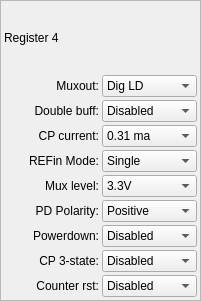
  <widget class="QFrame" name="frame_reg_4">
   <property name="geometry">
    <rect>
     <x>240</x>
     <y>180</y>
     <width>201</width>
     <height>301</height>
    </rect>
   </property>
   <property name="frameShape">
    <enum>QFrame::StyledPanel</enum>
   </property>
   <property name="frameShadow">
    <enum>QFrame::Raised</enum>
   </property>
   <layout class="QGridLayout" name="gridLayout_3">
    <property name="leftMargin">
     <number>3</number>
    </property>
    <property name="topMargin">
     <number>3</number>
    </property>
    <property name="rightMargin">
     <number>3</number>
    </property>
    <property name="bottomMargin">
     <number>3</number>
    </property>
    <property name="spacing">
     <number>3</number>
    </property>
    <item row="0" column="0" colspan="2">
     <widget class="QLabel" name="label_9">
      <property name="text">
       <string>Register 4</string>
      </property>
     </widget>
    </item>
    <item row="1" column="0">
     <widget class="QLabel" name="label_10">
      <property name="text">
       <string>Muxout:</string>
      </property>
      <property name="alignment">
       <set>Qt::AlignRight|Qt::AlignTrailing|Qt::AlignVCenter</set>
      </property>
     </widget>
    </item>
    <item row="1" column="1">
     <widget class="QComboBox" name="r4_muxout">
      <property name="currentIndex">
       <number>6</number>
      </property>
      <item>
       <property name="text">
        <string>3-state</string>
       </property>
      </item>
      <item>
       <property name="text">
        <string>DVdd</string>
       </property>
      </item>
      <item>
       <property name="text">
        <string>SDGnd</string>
       </property>
      </item>
      <item>
       <property name="text">
        <string>R DIV</string>
       </property>
      </item>
      <item>
       <property name="text">
        <string>N DIV</string>
       </property>
      </item>
      <item>
       <property name="text">
        <string>Anlg LD</string>
       </property>
      </item>
      <item>
       <property name="text">
        <string>Dig LD</string>
       </property>
      </item>
      <item>
       <property name="text">
        <string>RSVD</string>
       </property>
      </item>
     </widget>
    </item>
    <item row="2" column="0">
     <widget class="QLabel" name="label_11">
      <property name="text">
       <string>Double buff:</string>
      </property>
      <property name="alignment">
       <set>Qt::AlignRight|Qt::AlignTrailing|Qt::AlignVCenter</set>
      </property>
     </widget>
    </item>
    <item row="2" column="1">
     <widget class="QComboBox" name="r4_double_buf">
      <item>
       <property name="text">
        <string>Disabled</string>
       </property>
      </item>
      <item>
       <property name="text">
        <string>Enabled</string>
       </property>
      </item>
     </widget>
    </item>
    <item row="3" column="0">
     <widget class="QLabel" name="label_12">
      <property name="text">
       <string>CP current:</string>
      </property>
      <property name="alignment">
       <set>Qt::AlignRight|Qt::AlignTrailing|Qt::AlignVCenter</set>
      </property>
     </widget>
    </item>
    <item row="3" column="1">
     <widget class="QComboBox" name="r4_cp_curr">
      <item>
       <property name="text">
        <string>0.31 ma</string>
       </property>
      </item>
      <item>
       <property name="text">
        <string>0.63 ma</string>
       </property>
      </item>
      <item>
       <property name="text">
        <string>0.94 ma</string>
       </property>
      </item>
      <item>
       <property name="text">
        <string>1.25 ma</string>
       </property>
      </item>
      <item>
       <property name="text">
        <string>1.56 ma</string>
       </property>
      </item>
      <item>
       <property name="text">
        <string>1.88 ma</string>
       </property>
      </item>
      <item>
       <property name="text">
        <string>2.19 ma</string>
       </property>
      </item>
      <item>
       <property name="text">
        <string>2.19 ma</string>
       </property>
      </item>
      <item>
       <property name="text">
        <string>2.50 ma</string>
       </property>
      </item>
      <item>
       <property name="text">
        <string>2.81 ma</string>
       </property>
      </item>
      <item>
       <property name="text">
        <string>3.13 ma</string>
       </property>
      </item>
      <item>
       <property name="text">
        <string>3.44 ma</string>
       </property>
      </item>
      <item>
       <property name="text">
        <string>3.75 ma</string>
       </property>
      </item>
      <item>
       <property name="text">
        <string>4.06 ma</string>
       </property>
      </item>
      <item>
       <property name="text">
        <string>4.38 ma</string>
       </property>
      </item>
      <item>
       <property name="text">
        <string>4.69 ma</string>
       </property>
      </item>
      <item>
       <property name="text">
        <string>5.00 ma</string>
       </property>
      </item>
     </widget>
    </item>
    <item row="4" column="0">
     <widget class="QLabel" name="label_13">
      <property name="text">
       <string>REFin Mode:</string>
      </property>
      <property name="alignment">
       <set>Qt::AlignRight|Qt::AlignTrailing|Qt::AlignVCenter</set>
      </property>
     </widget>
    </item>
    <item row="4" column="1">
     <widget class="QComboBox" name="r4_refin">
      <item>
       <property name="text">
        <string>Single</string>
       </property>
      </item>
      <item>
       <property name="text">
        <string>Diff</string>
       </property>
      </item>
     </widget>
    </item>
    <item row="5" column="0">
     <widget class="QLabel" name="label_14">
      <property name="text">
       <string>Mux level:</string>
      </property>
      <property name="alignment">
       <set>Qt::AlignRight|Qt::AlignTrailing|Qt::AlignVCenter</set>
      </property>
     </widget>
    </item>
    <item row="5" column="1">
     <widget class="QComboBox" name="r4_mux_lvl">
      <property name="currentIndex">
       <number>1</number>
      </property>
      <item>
       <property name="text">
        <string>1.8V</string>
       </property>
      </item>
      <item>
       <property name="text">
        <string>3.3V</string>
       </property>
      </item>
     </widget>
    </item>
    <item row="6" column="0">
     <widget class="QLabel" name="label_15">
      <property name="text">
       <string>PD Polarity:</string>
      </property>
      <property name="alignment">
       <set>Qt::AlignRight|Qt::AlignTrailing|Qt::AlignVCenter</set>
      </property>
     </widget>
    </item>
    <item row="6" column="1">
     <widget class="QComboBox" name="r4_pd_pol">
      <property name="currentIndex">
       <number>1</number>
      </property>
      <item>
       <property name="text">
        <string>Negative</string>
       </property>
      </item>
      <item>
       <property name="text">
        <string>Positive</string>
       </property>
      </item>
     </widget>
    </item>
    <item row="7" column="0">
     <widget class="QLabel" name="label_16">
      <property name="text">
       <string>Powerdown:</string>
      </property>
      <property name="alignment">
       <set>Qt::AlignRight|Qt::AlignTrailing|Qt::AlignVCenter</set>
      </property>
     </widget>
    </item>
    <item row="7" column="1">
     <widget class="QComboBox" name="r4_powerdown">
      <item>
       <property name="text">
        <string>Disabled</string>
       </property>
      </item>
      <item>
       <property name="text">
        <string>Enabled</string>
       </property>
      </item>
     </widget>
    </item>
    <item row="8" column="0">
     <widget class="QLabel" name="label_17">
      <property name="text">
       <string>CP 3-state:</string>
      </property>
      <property name="alignment">
       <set>Qt::AlignRight|Qt::AlignTrailing|Qt::AlignVCenter</set>
      </property>
     </widget>
    </item>
    <item row="8" column="1">
     <widget class="QComboBox" name="r4_cp_state">
      <item>
       <property name="text">
        <string>Disabled</string>
       </property>
      </item>
      <item>
       <property name="text">
        <string>Enabled</string>
       </property>
      </item>
     </widget>
    </item>
    <item row="9" column="0">
     <widget class="QLabel" name="label_18">
      <property name="text">
       <string>Counter rst:</string>
      </property>
      <property name="alignment">
       <set>Qt::AlignRight|Qt::AlignTrailing|Qt::AlignVCenter</set>
      </property>
     </widget>
    </item>
    <item row="9" column="1">
     <widget class="QComboBox" name="r4_counter_rst">
      <item>
       <property name="text">
        <string>Disabled</string>
       </property>
      </item>
      <item>
       <property name="text">
        <string>Enabled</string>
       </property>
      </item>
     </widget>
    </item>
   </layout>
  </widget>
